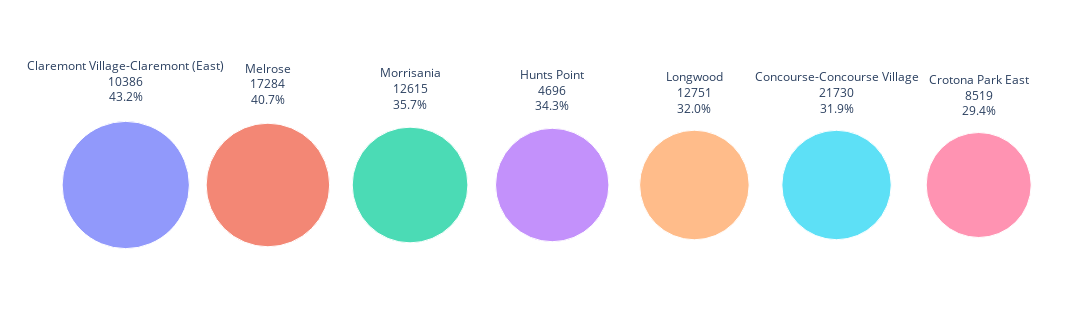

Write notebook code for a chart like this one.
### Code cell
label = [i+'<br>'+str(j)+'<br>'+str(k)+'%' for i,j,k in zip(sorted_poverty_percentage.Geography,
                                                            sorted_poverty_percentage.Number,
                                                            sorted_poverty_percentage.Percent)]


fig = px.scatter(sorted_poverty_percentage, x='X', y='Y',
                 color='Geography',
                 size='Percent', text=label, size_max=90
                )
fig.update_layout(width=1100, height=320,
                  margin = dict(t=50, l=0, r=0, b=0),
                  showlegend=False
                 )

fig.update_traces(textposition='top center')
fig.update_xaxes(showgrid=False, zeroline=False, visible=False)
fig.update_yaxes(showgrid=False, zeroline=False, visible=False)
fig.update_layout({'plot_bgcolor': 'white',
                   'paper_bgcolor': 'white'})
fig.show()

### Figure 1 — Plotly figure (JSON) as saved in the notebook; plotly's stock layout.template omitted (floating-point values rounded to 4 significant figures)
{"data": [{"hovertemplate": "Geography=Claremont Village-Claremont (East)<br>X=%{x}<br>Y=%{y}<br>Percent=%{marker.size}<br>text=%{text}<extra></extra>", "legendgroup": "Claremont Village-Claremont (East)", "marker": {"color": "#636efa", "size": [43.2], "sizemode": "area", "sizeref": 0.005333, "symbol": "circle"}, "mode": "markers+text", "name": "Claremont Village-Claremont (East)", "orientation": "v", "showlegend": true, "text": ["Claremont Village-Claremont (East)<br>10386<br>43.2%"], "textposition": "top center", "type": "scatter", "x": [0], "xaxis": "x", "y": [1], "yaxis": "y"}, {"hovertemplate": "Geography=Melrose<br>X=%{x}<br>Y=%{y}<br>Percent=%{marker.size}<br>text=%{text}<extra></extra>", "legendgroup": "Melrose", "marker": {"color": "#EF553B", "size": [40.7], "sizemode": "area", "sizeref": 0.005333, "symbol": "circle"}, "mode": "markers+text", "name": "Melrose", "orientation": "v", "showlegend": true, "text": ["Melrose<br>17284<br>40.7%"], "textposition": "top center", "type": "scatter", "x": [1], "xaxis": "x", "y": [1], "yaxis": "y"}, {"hovertemplate": "Geography=Morrisania<br>X=%{x}<br>Y=%{y}<br>Percent=%{marker.size}<br>text=%{text}<extra></extra>", "legendgroup": "Morrisania", "marker": {"color": "#00cc96", "size": [35.7], "sizemode": "area", "sizeref": 0.005333, "symbol": "circle"}, "mode": "markers+text", "name": "Morrisania", "orientation": "v", "showlegend": true, "text": ["Morrisania<br>12615<br>35.7%"], "textposition": "top center", "type": "scatter", "x": [2], "xaxis": "x", "y": [1], "yaxis": "y"}, {"hovertemplate": "Geography=Hunts Point<br>X=%{x}<br>Y=%{y}<br>Percent=%{marker.size}<br>text=%{text}<extra></extra>", "legendgroup": "Hunts Point", "marker": {"color": "#ab63fa", "size": [34.3], "sizemode": "area", "sizeref": 0.005333, "symbol": "circle"}, "mode": "markers+text", "name": "Hunts Point", "orientation": "v", "showlegend": true, "text": ["Hunts Point<br>4696<br>34.3%"], "textposition": "top center", "type": "scatter", "x": [3], "xaxis": "x", "y": [1], "yaxis": "y"}, {"hovertemplate": "Geography=Longwood<br>X=%{x}<br>Y=%{y}<br>Percent=%{marker.size}<br>text=%{text}<extra></extra>", "legendgroup": "Longwood", "marker": {"color": "#FFA15A", "size": [32], "sizemode": "area", "sizeref": 0.005333, "symbol": "circle"}, "mode": "markers+text", "name": "Longwood", "orientation": "v", "showlegend": true, "text": ["Longwood<br>12751<br>32.0%"], "textposition": "top center", "type": "scatter", "x": [4], "xaxis": "x", "y": [1], "yaxis": "y"}, {"hovertemplate": "Geography=Concourse-Concourse Village<br>X=%{x}<br>Y=%{y}<br>Percent=%{marker.size}<br>text=%{text}<extra></extra>", "legendgroup": "Concourse-Concourse Village", "marker": {"color": "#19d3f3", "size": [31.9], "sizemode": "area", "sizeref": 0.005333, "symbol": "circle"}, "mode": "markers+text", "name": "Concourse-Concourse Village", "orientation": "v", "showlegend": true, "text": ["Concourse-Concourse Village<br>21730<br>31.9%"], "textposition": "top center", "type": "scatter", "x": [5], "xaxis": "x", "y": [1], "yaxis": "y"}, {"hovertemplate": "Geography=Crotona Park East<br>X=%{x}<br>Y=%{y}<br>Percent=%{marker.size}<br>text=%{text}<extra></extra>", "legendgroup": "Crotona Park East", "marker": {"color": "#FF6692", "size": [29.4], "sizemode": "area", "sizeref": 0.005333, "symbol": "circle"}, "mode": "markers+text", "name": "Crotona Park East", "orientation": "v", "showlegend": true, "text": ["Crotona Park East<br>8519<br>29.4%"], "textposition": "top center", "type": "scatter", "x": [6], "xaxis": "x", "y": [1], "yaxis": "y"}], "layout": {"height": 320, "legend": {"itemsizing": "constant", "title": {"text": "Geography"}, "tracegroupgap": 0}, "margin": {"b": 0, "l": 0, "r": 0, "t": 50}, "paper_bgcolor": "white", "plot_bgcolor": "white", "showlegend": false, "width": 1100, "xaxis": {"anchor": "y", "domain": [0, 1], "showgrid": false, "title": {"text": "X"}, "visible": false, "zeroline": false}, "yaxis": {"anchor": "x", "domain": [0, 1], "showgrid": false, "title": {"text": "Y"}, "visible": false, "zeroline": false}}}
